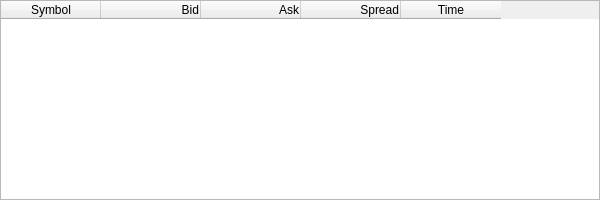
<?xml version="1.0" encoding="UTF-8"?>
<ui version="4.0">
 <class>EngineWidget</class>
 <widget class="QWidget" name="EngineWidget">
  <property name="geometry">
   <rect>
    <x>0</x>
    <y>0</y>
    <width>600</width>
    <height>200</height>
   </rect>
  </property>
  <property name="minimumSize">
   <size>
    <width>150</width>
    <height>150</height>
   </size>
  </property>
  <property name="windowTitle">
   <string>Form</string>
  </property>
  <layout class="QGridLayout" name="layout">
   <property name="leftMargin">
    <number>0</number>
   </property>
   <property name="topMargin">
    <number>0</number>
   </property>
   <property name="rightMargin">
    <number>0</number>
   </property>
   <property name="bottomMargin">
    <number>0</number>
   </property>
   <item row="0" column="0">
    <widget class="QTableWidget" name="securityList">
     <property name="editTriggers">
      <set>QAbstractItemView::NoEditTriggers</set>
     </property>
     <property name="alternatingRowColors">
      <bool>true</bool>
     </property>
     <property name="wordWrap">
      <bool>false</bool>
     </property>
     <column>
      <property name="text">
       <string>Symbol</string>
      </property>
     </column>
     <column>
      <property name="text">
       <string>Bid</string>
      </property>
      <property name="textAlignment">
       <set>AlignTrailing|AlignVCenter</set>
      </property>
     </column>
     <column>
      <property name="text">
       <string>Ask</string>
      </property>
      <property name="textAlignment">
       <set>AlignTrailing|AlignVCenter</set>
      </property>
     </column>
     <column>
      <property name="text">
       <string>Spread</string>
      </property>
      <property name="textAlignment">
       <set>AlignTrailing|AlignVCenter</set>
      </property>
     </column>
     <column>
      <property name="text">
       <string>Time</string>
      </property>
     </column>
    </widget>
   </item>
  </layout>
 </widget>
 <resources/>
 <connections/>
</ui>
